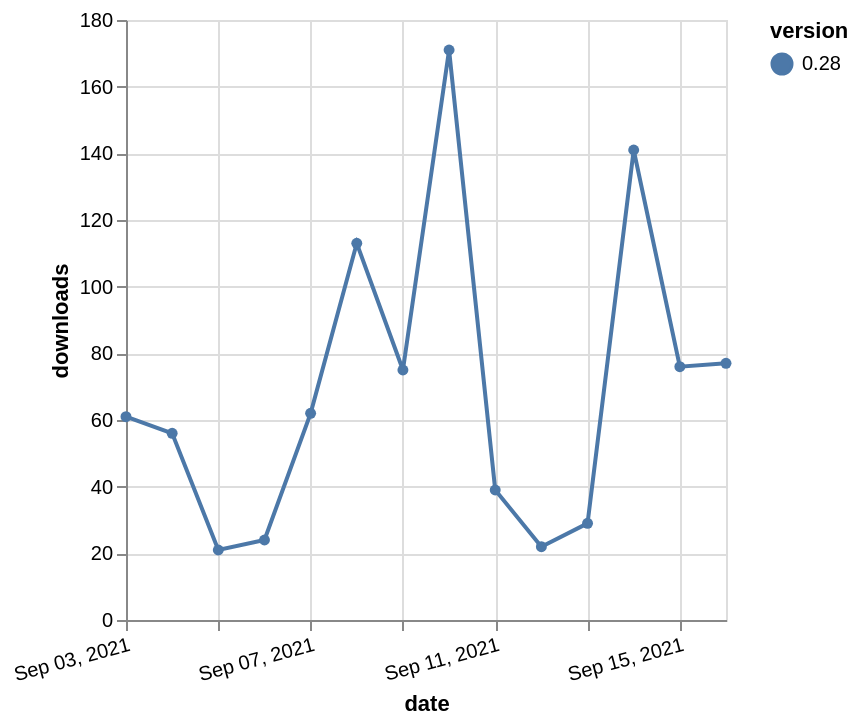

Vega-Lite specification stored for this chart:
### Vega-Lite specification from a JSON file in a GitHub repository (floating-point values rounded to 4 significant figures)
{"$schema": "https://vega.github.io/schema/vega-lite/v5.json", "description": "A simple bar chart with embedded data.", "data": {"values": [{"date": "2021-09-03", "total": 71514, "delta": 61, "version": "0.28"}, {"date": "2021-09-04", "total": 71570, "delta": 56, "version": "0.28"}, {"date": "2021-09-05", "total": 71591, "delta": 21, "version": "0.28"}, {"date": "2021-09-06", "total": 71615, "delta": 24, "version": "0.28"}, {"date": "2021-09-07", "total": 71677, "delta": 62, "version": "0.28"}, {"date": "2021-09-08", "total": 71790, "delta": 113, "version": "0.28"}, {"date": "2021-09-09", "total": 71865, "delta": 75, "version": "0.28"}, {"date": "2021-09-10", "total": 72036, "delta": 171, "version": "0.28"}, {"date": "2021-09-11", "total": 72075, "delta": 39, "version": "0.28"}, {"date": "2021-09-12", "total": 72097, "delta": 22, "version": "0.28"}, {"date": "2021-09-13", "total": 72126, "delta": 29, "version": "0.28"}, {"date": "2021-09-14", "total": 72267, "delta": 141, "version": "0.28"}, {"date": "2021-09-15", "total": 72343, "delta": 76, "version": "0.28"}, {"date": "2021-09-16", "total": 72420, "delta": 77, "version": "0.28"}]}, "width": "container", "mark": {"type": "line", "point": {"filled": true}}, "encoding": {"x": {"field": "date", "type": "temporal", "timeUnit": "yearmonthdate", "title": "date", "axis": {"labelAngle": -15}}, "y": {"field": "delta", "type": "quantitative", "title": "downloads"}, "color": {"field": "version", "type": "nominal"}, "tooltip": {"field": "delta"}}}
